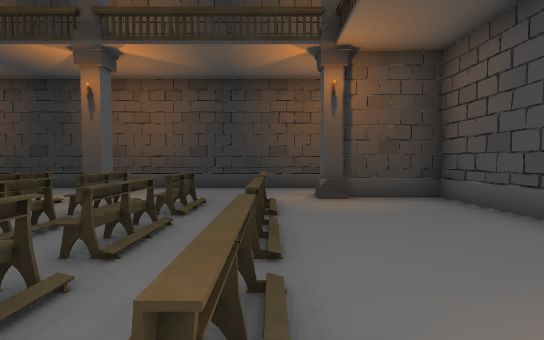
view 1 (above)

18 first-person views from a walk through a 3-D level made in the Unity game engine. The camera is 1.5 m above the floor, tilts 2° down and sees 90° across. The floor is counted in squares, 2 m on a side. Each view is taken from the middle of a square. On the plan, view 1 faces up. The plan holds only what a view shows up to about 10 squares ahead; the rest is blank. The player character is not drawn. Some animated figures are not drawn.

view 2
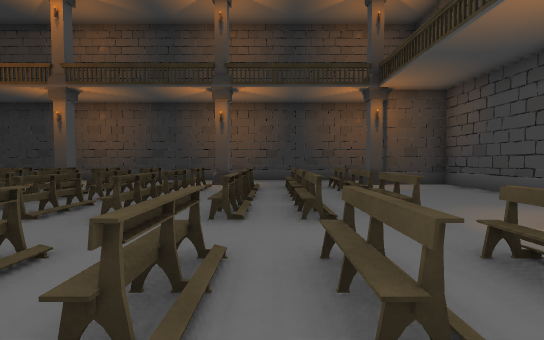

view 3
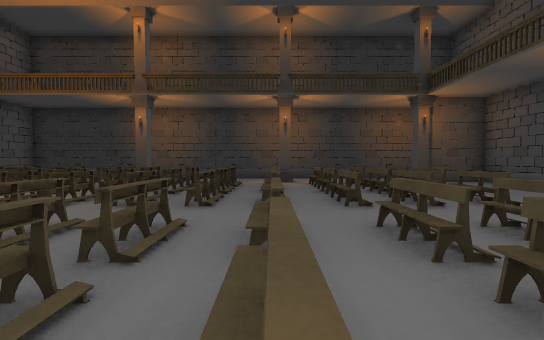

view 4
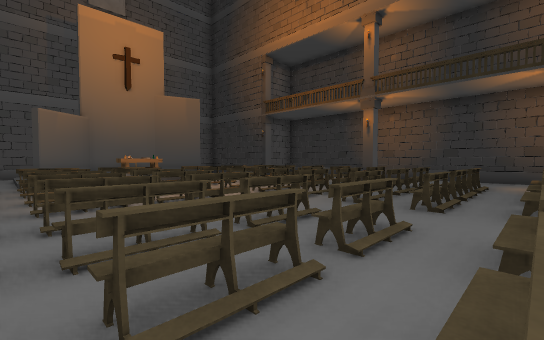

view 5
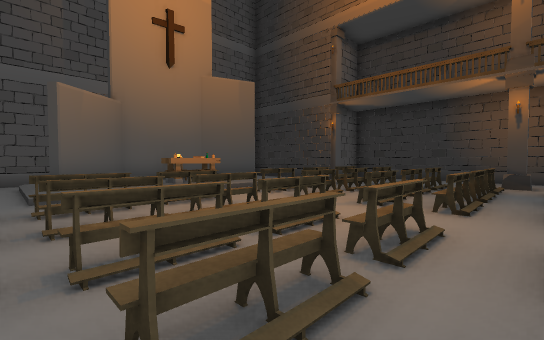

view 6
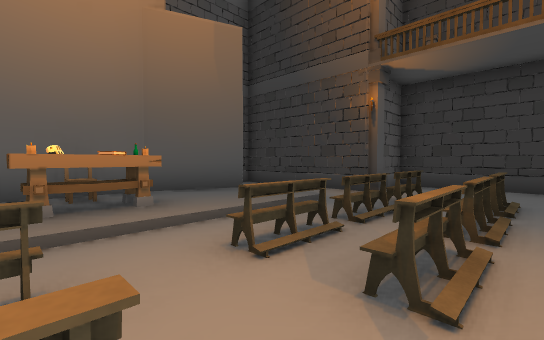

view 7
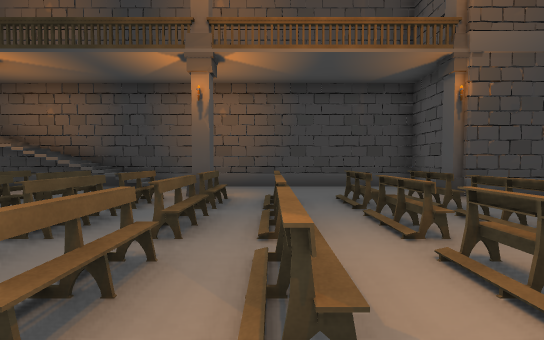

view 8
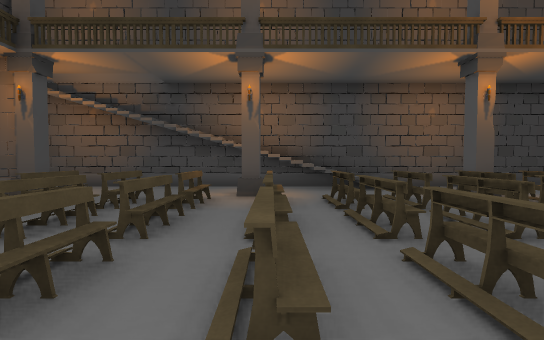

view 9
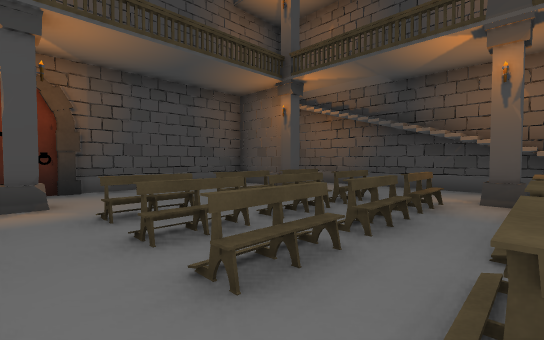

view 10
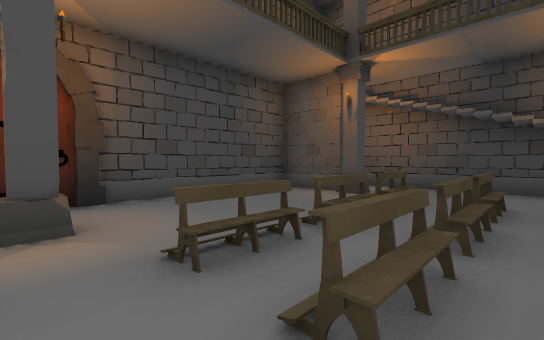

view 11
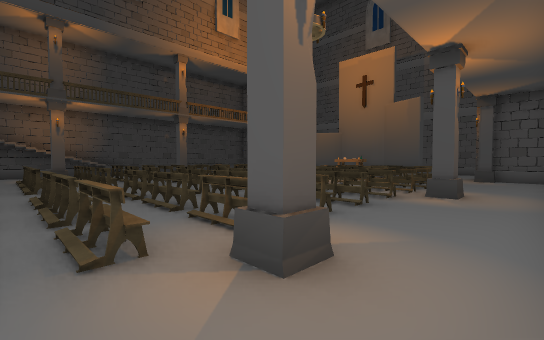

view 12
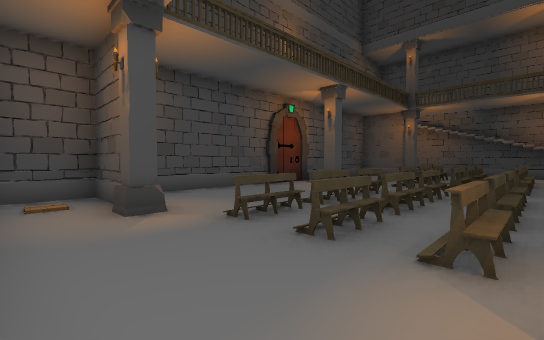

view 13
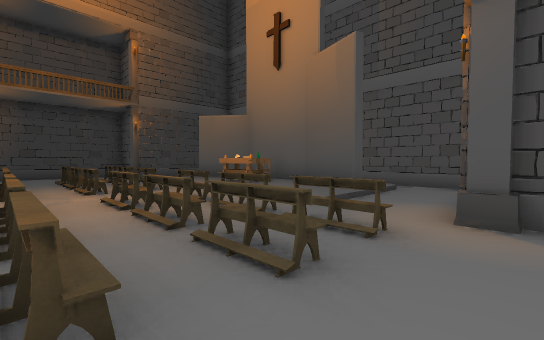

view 14
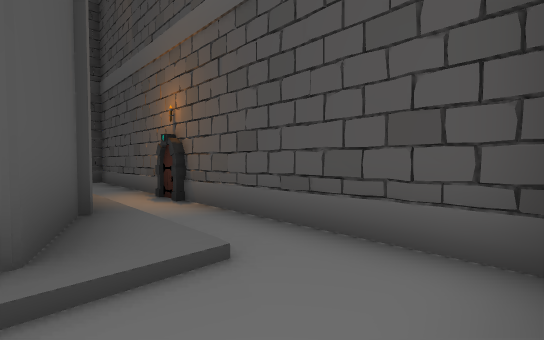

view 15
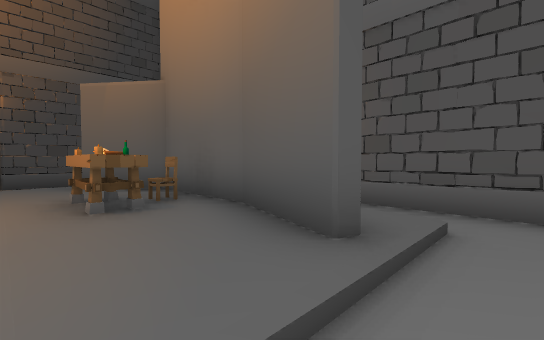

view 16
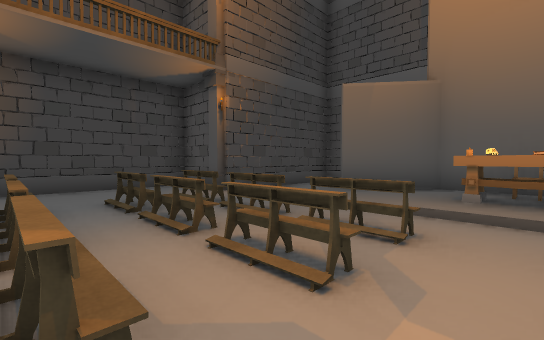

view 17
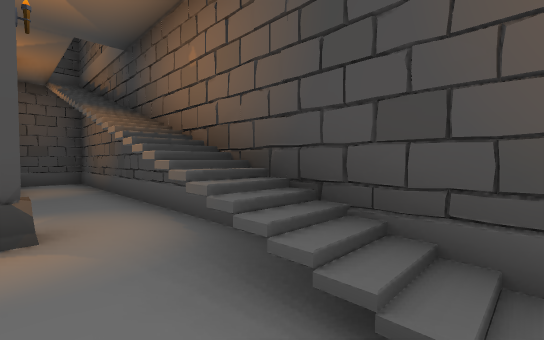

view 18
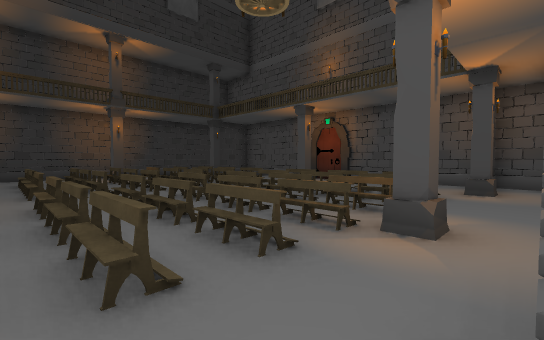

### Floor plan
Key: @ floor where view 1 was taken; # wall or solid block; . main floor; : floor 0.25 m higher than the main floor; / step, stairs or slope; C column; B bench; T table; H chair; O other object.
Columns run from 19 left of view 1 to 4 right of it. Each row starts with its distance up from view 1.
  8      ################
  7     ##...............O.#
  6 #####C.....C...C....C###
  5 #......................#
  4 #.....BB.BBB.BBBB.BB...#
  3 #.//:/BB.BBB.BBBB.BB...#
  2 #.##:/BBBBBB.BBBB.BB...#
  1 #.#::/B.BBBB.BBBB.BB...#
  0 #.#HO:.............@.C.#
 -1 #.##T/BB.BBB.BBBB.BB...#
 -2 #.##:/BB.BBB.BBBB.BB...#
 -3 #./#:/BB.BBB.BBBB.BB...#
 -4 #......................#
 -5 #.....BB.BBB.BBBB.BB...#
 -6 #####C....C/...C....C###
 -7     ##......//OO.......#
 -8      #########OO########

Where each view was taken, in squares from view 1:
view 1: 0 up, 0 right, facing up
view 2: 3 down, 2 left, facing up
view 3: 4 down, 4 left, facing up
view 4: 4 down, 4 left, facing up-left
view 5: 4 down, 8 left, facing up-left
view 6: 1 down, 11 left, facing up-left
view 7: 0 up, 10 left, facing down
view 8: 0 up, 4 left, facing down
view 9: 0 up, 4 left, facing down-right
view 10: 0 up, 2 left, facing down-right
view 11: 7 up, 2 left, facing down-left
view 12: 7 up, 3 left, facing down-right
view 13: 6 up, 10 left, facing down-left
view 14: 5 up, 16 left, facing down-left
view 15: 4 up, 14 left, facing down-left
view 16: 0 up, 10 left, facing down-left
view 17: 6 down, 7 left, facing down-right
view 18: 7 down, 7 left, facing up-right
